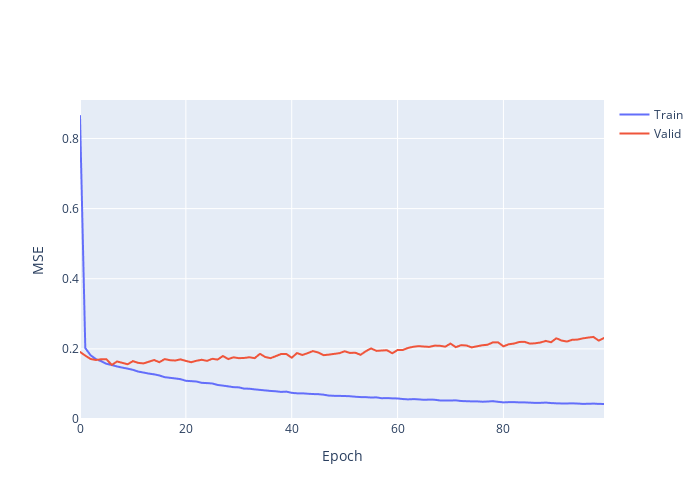

Here is the notebook cell this chart was saved with:
### Code cell
import plotly.graph_objects as go

fig = go.Figure()
fig.add_trace(go.Scattergl(y=history_dp.history['loss'],
                    name='Train'))
fig.add_trace(go.Scattergl(y=history_dp.history['val_loss'],
                    name='Valid'))
fig.update_layout(height=500, width=700,
                  xaxis_title='Epoch',
                  yaxis_title='MSE')
fig.show()
